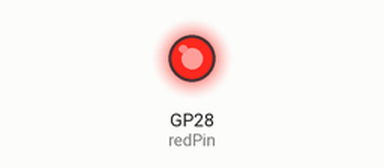
Recording of a program running on a simulated Raspberry Pi Pico running MicroPython. Shown: output pins drawn as LEDs (lit = HIGH). What the program prints to the serial console is not drawn.

Above: at 4.1 s.
Timing chart, 0 to 7.0 s (numbered marks = the images above):
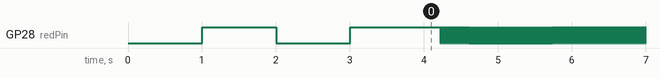

The program:

ledstrip2.py
```python
from machine import Pin, PWM
import time

sleepTimeSec = 1
minFreq = 10
maxFreq = 10000


redPin = Pin(28, mode=Pin.OUT)
print("off - value")
redPin.value(0)
time.sleep(sleepTimeSec)
print("on - value")
redPin.value(1)
time.sleep(sleepTimeSec)

print("off")
redPin.off()
time.sleep(sleepTimeSec)
print("on")
redPin.on()
time.sleep(sleepTimeSec)


sleepTimeMS = 1
sleepTimeUS = 10
longSleep = 10000
shortSleep = 10
while True:
    sleepTimeUS = shortSleep
    for x in range(1000):
        print("{} {}".format(sleepTimeUS,x))
        redPin.off()
        #time.sleep_ms(sleepTimeMS)
        time.sleep_us(sleepTimeUS)
        redPin.on()
        time.sleep_us(sleepTimeUS)
        #time.sleep_ms(sleepTimeMS)
    sleepTimeUS = longSleep
    for x in range(1000):
        print("{} {}".format(sleepTimeUS,x))
        redPin.off()
        #time.sleep_ms(sleepTimeMS)
        time.sleep_us(sleepTimeUS)
        redPin.on()
        time.sleep_us(sleepTimeUS)
        #time.sleep_ms(sleepTimeMS)
```

Measured:
- by itself, everything shown: repeats every 1.3 s, in 4 steps
